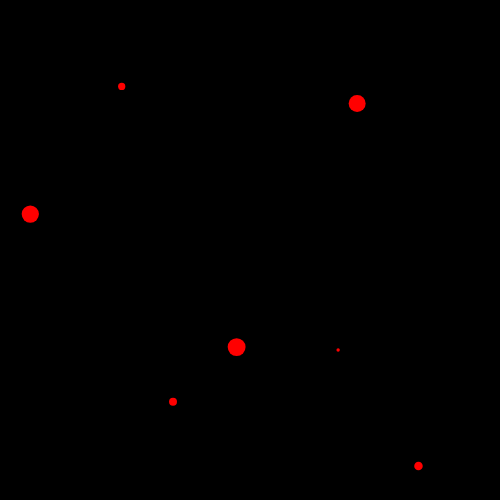
Frame 1 (no input)
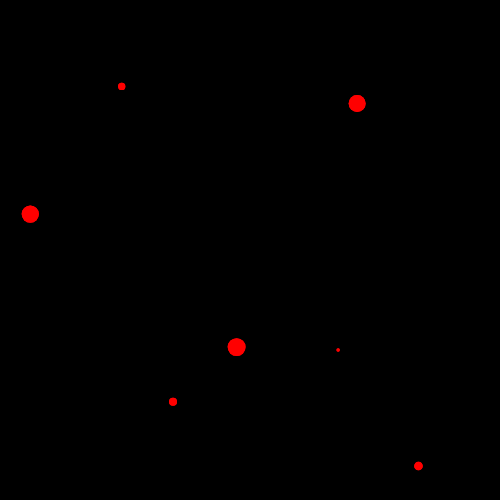
Frame 2 (the mouse pressed at the canvas centre, redrawn once)

The p5.js sketch that drew these frames (run headless with seeded random() and noise() and a simulated clock; the mouse was pressed at the canvas centre and the sketch redrawn once):

// p5.js sketch
// ── sketch.js
/**
 * @Author: viviennemulvey
 * @Date:   2020-09-23T09:26:27+01:00
 * @Last modified by:   viviennemulvey
 * @Last modified time: 2021-02-24T10:32:55+00:00
 */

let width = 500;
let height = 500;
let circles = [];
let numOfCircles = 100;
let overlapping = false;
let minRadius = 2;
let maxRadius = 22;
let circle;



function setup() {
  createCanvas(width, height);
  background(0);

  //Looping through the circles
  while (circles.length < numOfCircles) {
    circle = new Circle(random(width), random(height), random(minRadius, maxRadius));
    //console.log(circles.length)
    //console.log("working")

    //Looping through circles and setting each circle in the array to otherCircle
    //Checking the distance between the currentCircle and circle[i] for overlap
    for (let i = 0; i < circles.length; i++) {
      let otherCircle = circles[i];
      let distance = dist(circle.position.x, circle.position.y, otherCircle.position.x, otherCircle.position.y);
      if (distance < circle.radius + otherCircle.radius) {
        //overlapping
        overlapping = true;
        return;
      }
    }

    if (!overlapping) {
      circles.push(circle);
    }
  }
}

//Creating the circle class
class Circle {
  constructor(x, y, r) {
    this.position = createVector(x, y);
    this.radius = r;
  }
}


function draw() {

  noLoop();
  //Drawing the circles to screen
  for (let i = 0; i < circles.length; i++) {
    fill(255, 0, 0);
    noStroke();
    ellipse(circles[i].position.x, circles[i].position.y, circles[i].radius);

  }
  console.log(circles.length)

}
